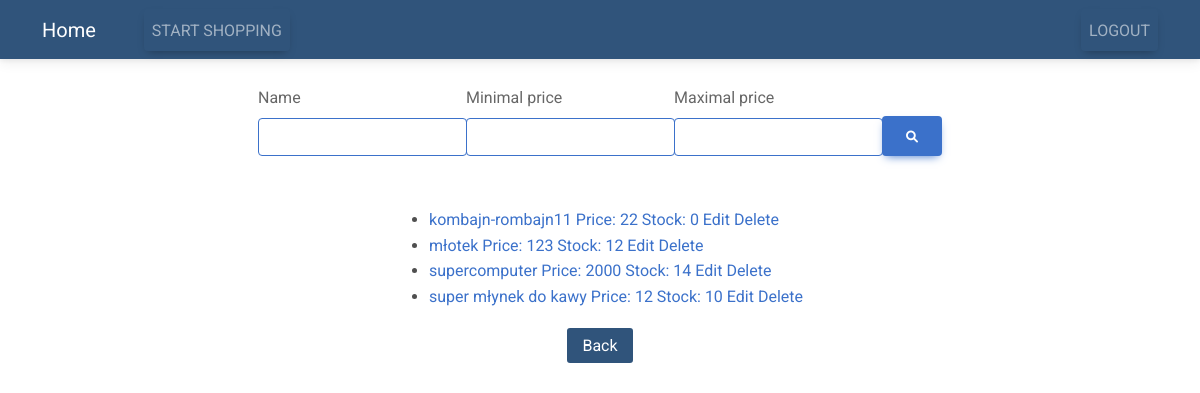
The page /shopping/manage/ (signed in) on the database as committed earlier.
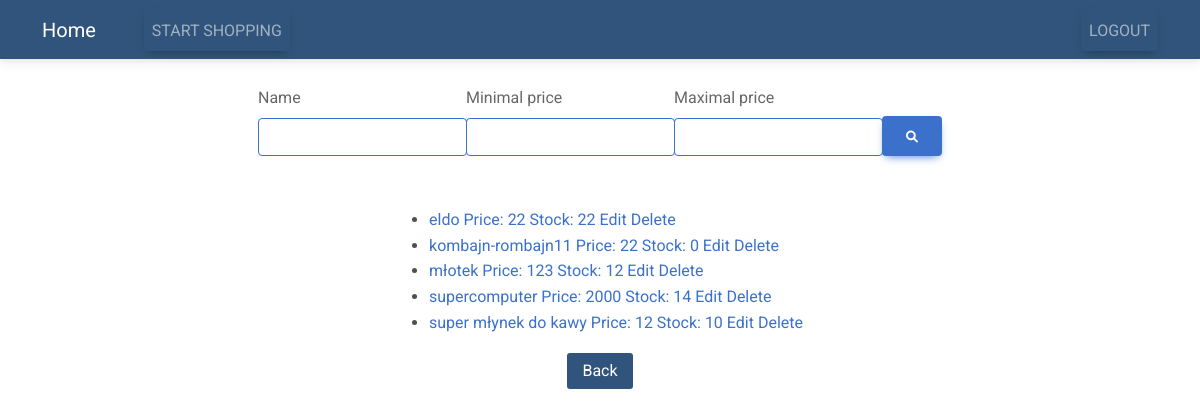
The same page on the database as committed later.
### shopping/models.py (models this page shows)
class Product(models.Model):
    name = models.CharField(max_length=100)
    description = models.CharField(max_length=100)
    image = models.ImageField(upload_to="pics/%y/%m/%d/", null=True)
    stock_number = models.IntegerField()
    price = models.IntegerField()
    create_time = models.DateTimeField('create time')
    last_edit_time = models.DateTimeField('last edit time')

### shopping/views.py (the view)
# urls.py: path('manage/', manageProducts, name="manageProducts"),
@login_required(login_url='/login')
@staff_member_required(login_url='/login')
def manageProducts(request):
    product = Product.objects.order_by('-create_time')
    context = {'product': product}
    return render(request, 'shopping/manage.html', context)

### templates/shopping/manage.html (shortened to what this page needs)
<!DOCTYPE html>
{% load static %}
<html lang="en">
<head>
    <link href="https://cdn.jsdelivr.net/npm/bootstrap@5.0.2/dist/css/bootstrap.min.css" rel="stylesheet">
    <link
      href="https://cdnjs.cloudflare.com/ajax/libs/font-awesome/6.0.0/css/all.min.css"
      rel="stylesheet"
    />
    <link href="https://cdnjs.cloudflare.com/ajax/libs/mdb-ui-kit/6.1.0/mdb.min.css" rel="stylesheet"/>
    <link rel="stylesheet" href="{% static 'style.css' %}">
</head>
<body>
<nav class="navbar navbar-expand-lg navbar-dark" style="background-color: #30547b">
    <div class="container">
        <a href="/" class="navbar-brand me-5">Home</a>
        <div class="collapse navbar-collapse" id="navbarSupportedContent">
            <div class="navbar-nav me-auto">
                {% if user.is_authenticated %}
                    <div class="d-flex justify-content-start">
                        <a href="/shopping/get" class="btn nav-link">Start shopping</a>
                    </div>
                {% endif %}
            </div>
            <div class="navbar-nav">
                {% if user.is_authenticated %}
                    <div class="d-flex justify-content-start">
                        <a href="/logout/" class="btn nav-link">Logout</a>
                    </div>
                {% endif %}
            </div>
        </div>
    </div>
</nav>
<br>
<div class="d-flex flex-column justify-content-center align-items-center " style="100vh">
    <form action="{% url 'getAllProductsMatchingCriteria' %}" method="get">
        <div class="input-group" style="width:100%;">
              <div class="form-outline">
                <label class="form-label">Name</label>
                <input name="product_name" type="search" id="nameSearch" class="form-control border border-primary"/>
              </div>
              <div class="form-outline">
                <label class="form-label">Minimal price</label>
                <input name="product_min_price" type="search" id="minPriceSearch" class="form-control border border-primary"/>
              </div>
              <div class="form-outline">
                <label class="form-label">Maximal price</label>
                <input name="product_max_price" type="search" id="maxPriceSearch" class="form-control border border-primary"/>
              </div>
              <button type="submit" name='mybtn2' class="btn btn-primary rounded" style="height:40px; align-self:end;">
                <i class="fas fa-search"></i>
              </button>
        </div>
    </form>
    <br>
    <br>
    {% if product %}
        <ul>
        {% for n in product %}
        <li><a href="/shopping/get/{{ n.id }}/">{{ n.name }} Price: {{ n.price }} Stock: {{ n.stock_number }}</a>
            <a href="/shopping/edit/{{ n.id }}/">Edit</a>
            <a href="/shopping/delete/{{ n.id }}/">Delete</a></li>
        {% endfor %}
        </ul>
    {% else %}
        <p>No products are currently chosen.</p>
    {% endif %}
    <a class="buy-button" href="/shopping/get/">Back</a></li>
    <br>
</div>
</body>
</html>

Rows that differ between the two databases and show on the page:
added Product: name "eldo", price "22", stock_number "22"
